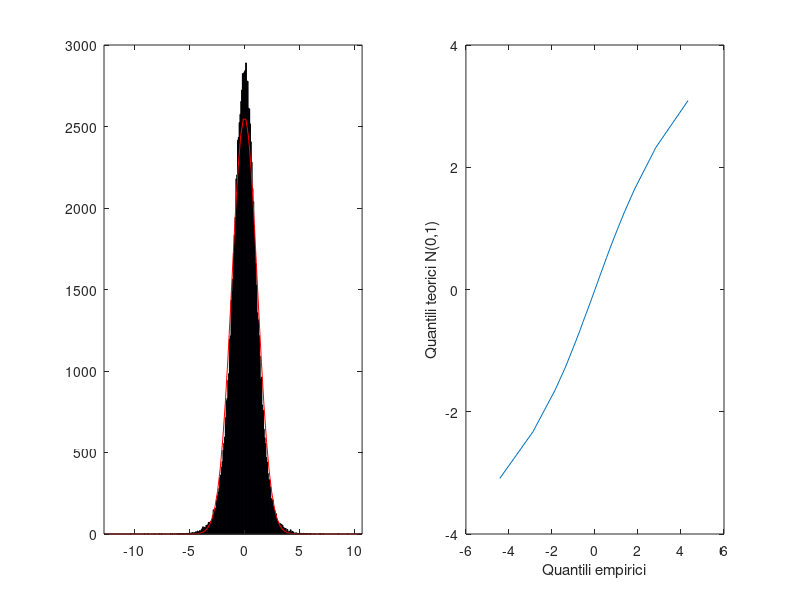

Recreate this plot in MATLAB. (Note: this script raises an error after producing the figure.)
%% Dati di input
n=10; nsimul=100000; quant=[0.001 0.01	0.05:0.05:0.95	0.99 0.999]'; rng(20)
%% Studio di simulazione
Testall=zeros(nsimul,1); Rall=zeros(nsimul,1);
for i=1:nsimul
    x=randn(n,1);     y=randn(n,1);
    r=corr(x,y);
    Testall(i)=(r/sqrt(1-r^2))*sqrt(n-2);    Rall(i)=r;
end

%% Calcolo quantili empirici e teorici
Empirici=quantile(Testall,quant); % quantili empirici
TeoriciT=tinv(quant,n-2); % quantili teorici della T di student con (n-2) gdl
TeoriciN=norminv(quant);  % quantili teorici della N(0,1)

% Confronto tra quantili empirici e quantili teorici in maniera grafica
subplot(1,2,1)
plot(Empirici,TeoriciT)
xlabel('Quantili empirici'); ylabel('Quantili teorici della T(n-2)')

subplot(1,2,2)
plot(Empirici,TeoriciN)
xlabel('Quantili empirici'); ylabel('Quantili teorici N(0,1)')

%% P-values empirici e teorici
disp('H_1: rho <> 0. p-value teorico  ed empirico')
pvalEmpiricoH1bil=sum(abs(Testall)>2.6)/nsimul;
pvalTeoricoH1bil=tcdf(abs(-2.6),n-2,'upper')*2;
disp([pvalTeoricoH1bil pvalEmpiricoH1bil])

disp('H_1: rho > 0. p-value teorico  ed empirico')
pvalEmpiricoH1dx=sum(Testall>-2.6)/nsimul;
pvalTeoricoH1dx=tcdf(-2.6,n-2,'upper');
disp([pvalTeoricoH1dx pvalEmpiricoH1dx])

disp('H_1: rho < 0. p-value teorico  ed empirico')
pvalEmpiricoH1sx=sum(Testall<-2.6)/nsimul;
pvalTeoricoH1sx=tcdf(-2.6,n-2);
disp([pvalTeoricoH1sx pvalEmpiricoH1sx])

% print -depsc figs\quantEmpTheoTestRho.eps;
 

%% Questa sezione non è nel libro
subplot(1,2,1)
% La funzione histfit, chiamata con un solo argomento di input
% sovraimpone al grafico ad istogramma la distribuzione
% normale.
histfit(Testall)
% In questo caso si può notare che la distribuzione empirica 
% è molto diversa dalla distribuzione normale
subplot(1,2,2)
% La funzione histfit chiamata con 3 argomenti di input nel terzo argomento
% di input si può specificare quale distribuzione si vuole sovraimporrre.
% Dall'help della funzione histfit si legge che per specificare di
% sovraimporre la distribuzione T di Student occorre inserire la parola
% 'tclocationscale'
histfit(Testall,[],'tlocationscale')

% La funzione fitdist fornisce una stima dei gradi di libertà della
% distribuzione dei valori contenuti dentro il vettore Test
pd=fitdist(Testall,'tlocationscale')
% L'output di seguito che il valore stimato del parametro di location della
% T di Student è 0.0030691. L'intervallo di confidenza contiene il valore 0.
% Il valore stimato del parametro di scala
% (dispersione) è 1.00075. L'intervallo di confidenza contiene il valore 1.
% I gradi di libertà stimati sono molto vicini ad 8. L'unico valore intero
% contenuto nell'intervallo di confidenza di nu è 8.
%  t Location-Scale distribution
%        mu = 0.0030691   [-0.00378487, 0.00992307]
%     sigma =   1.00075   [0.993558, 1.00799]
%        nu =   8.05123   [7.69018, 8.42923]
% I valori che trovata ovviamente saranno leggermente diversi da quelli
% sopra anche se molto vicini
%
% Morale della storia: i numeri contenuti nel vettore Test sono stati
% generati da una distribuzione T di Student con n-2 gradi di libertà!
